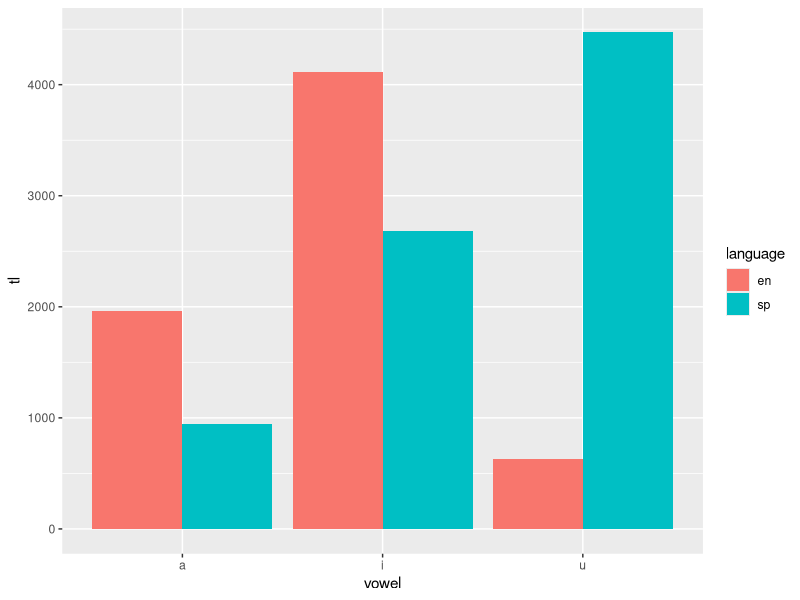
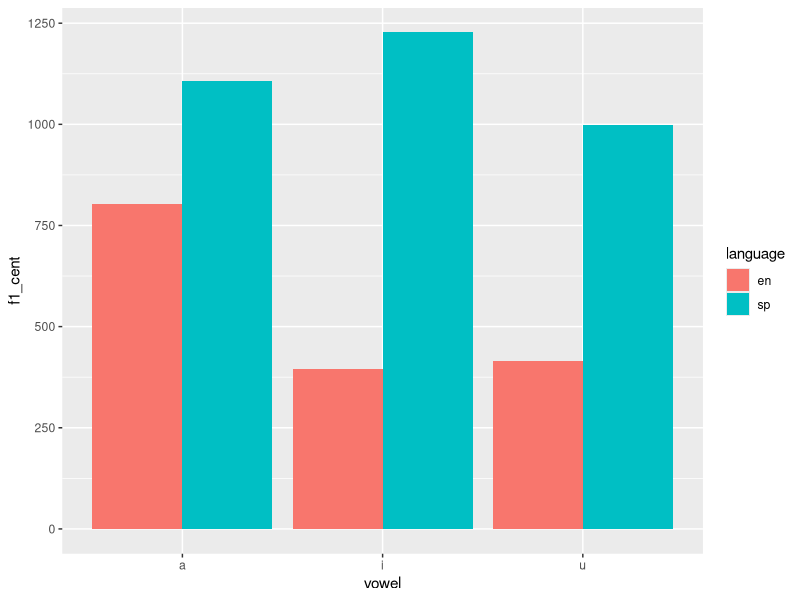
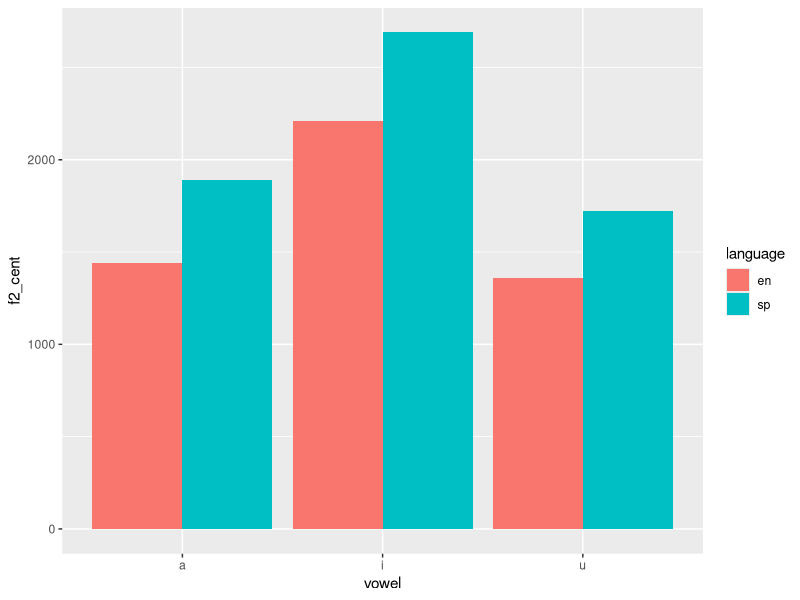
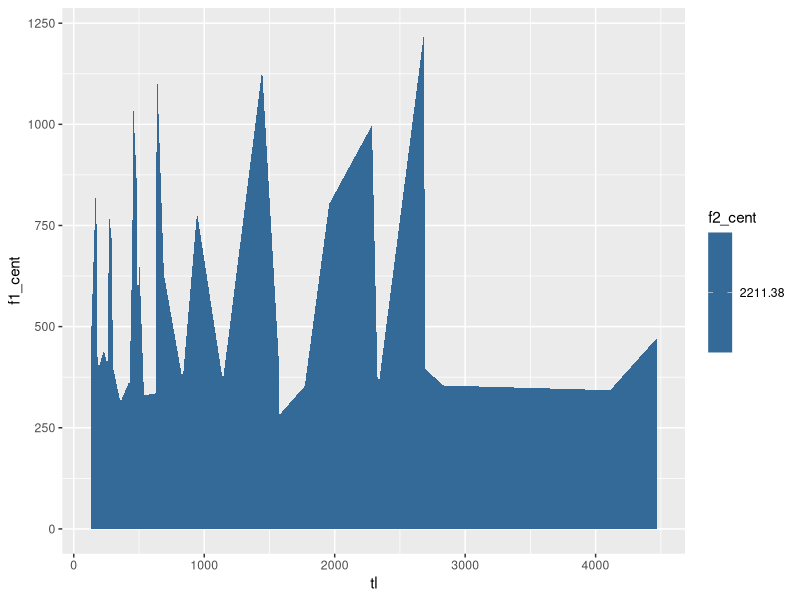

The R script that drew these images, in order:
library(tidyverse)
df1 = read_csv("data/vowel_data.csv")
#anipulate the dataframe as necessary so that you can calculate average F1/F2 centroids and trajectory length (include SD).

#media de las variables
df1 %>%
  summarise(media_f1 = mean(f1_cent), media_f2 = mean(f2_cent), meadia_tl = mean(tl)) 

#Create the following plots:
  



#See below for extra challenges

#trajectory length as a function of vowel and language
ggplot(df1, aes(fill= language, y=tl, x=vowel)) + 
  geom_bar(position="dodge", stat="identity")

#F1 as a function of vowel and language

ggplot(df1, aes(fill= language, y=f1_cent, x=vowel)) + 
  geom_bar(position="dodge", stat="identity")

#F2 as a function of vowel and language
ggplot(df1, aes(fill= language, y=f2_cent, x=vowel)) + 
  geom_bar(position="dodge", stat="identity")



#Plot trajectory length in F1 and F2 vowel space

ggplot(df1, aes(fill= f2_cent, y=f1_cent, x=tl)) + 
  geom_area ()

#Plot spectral centroids in F1/F2 vowel space

